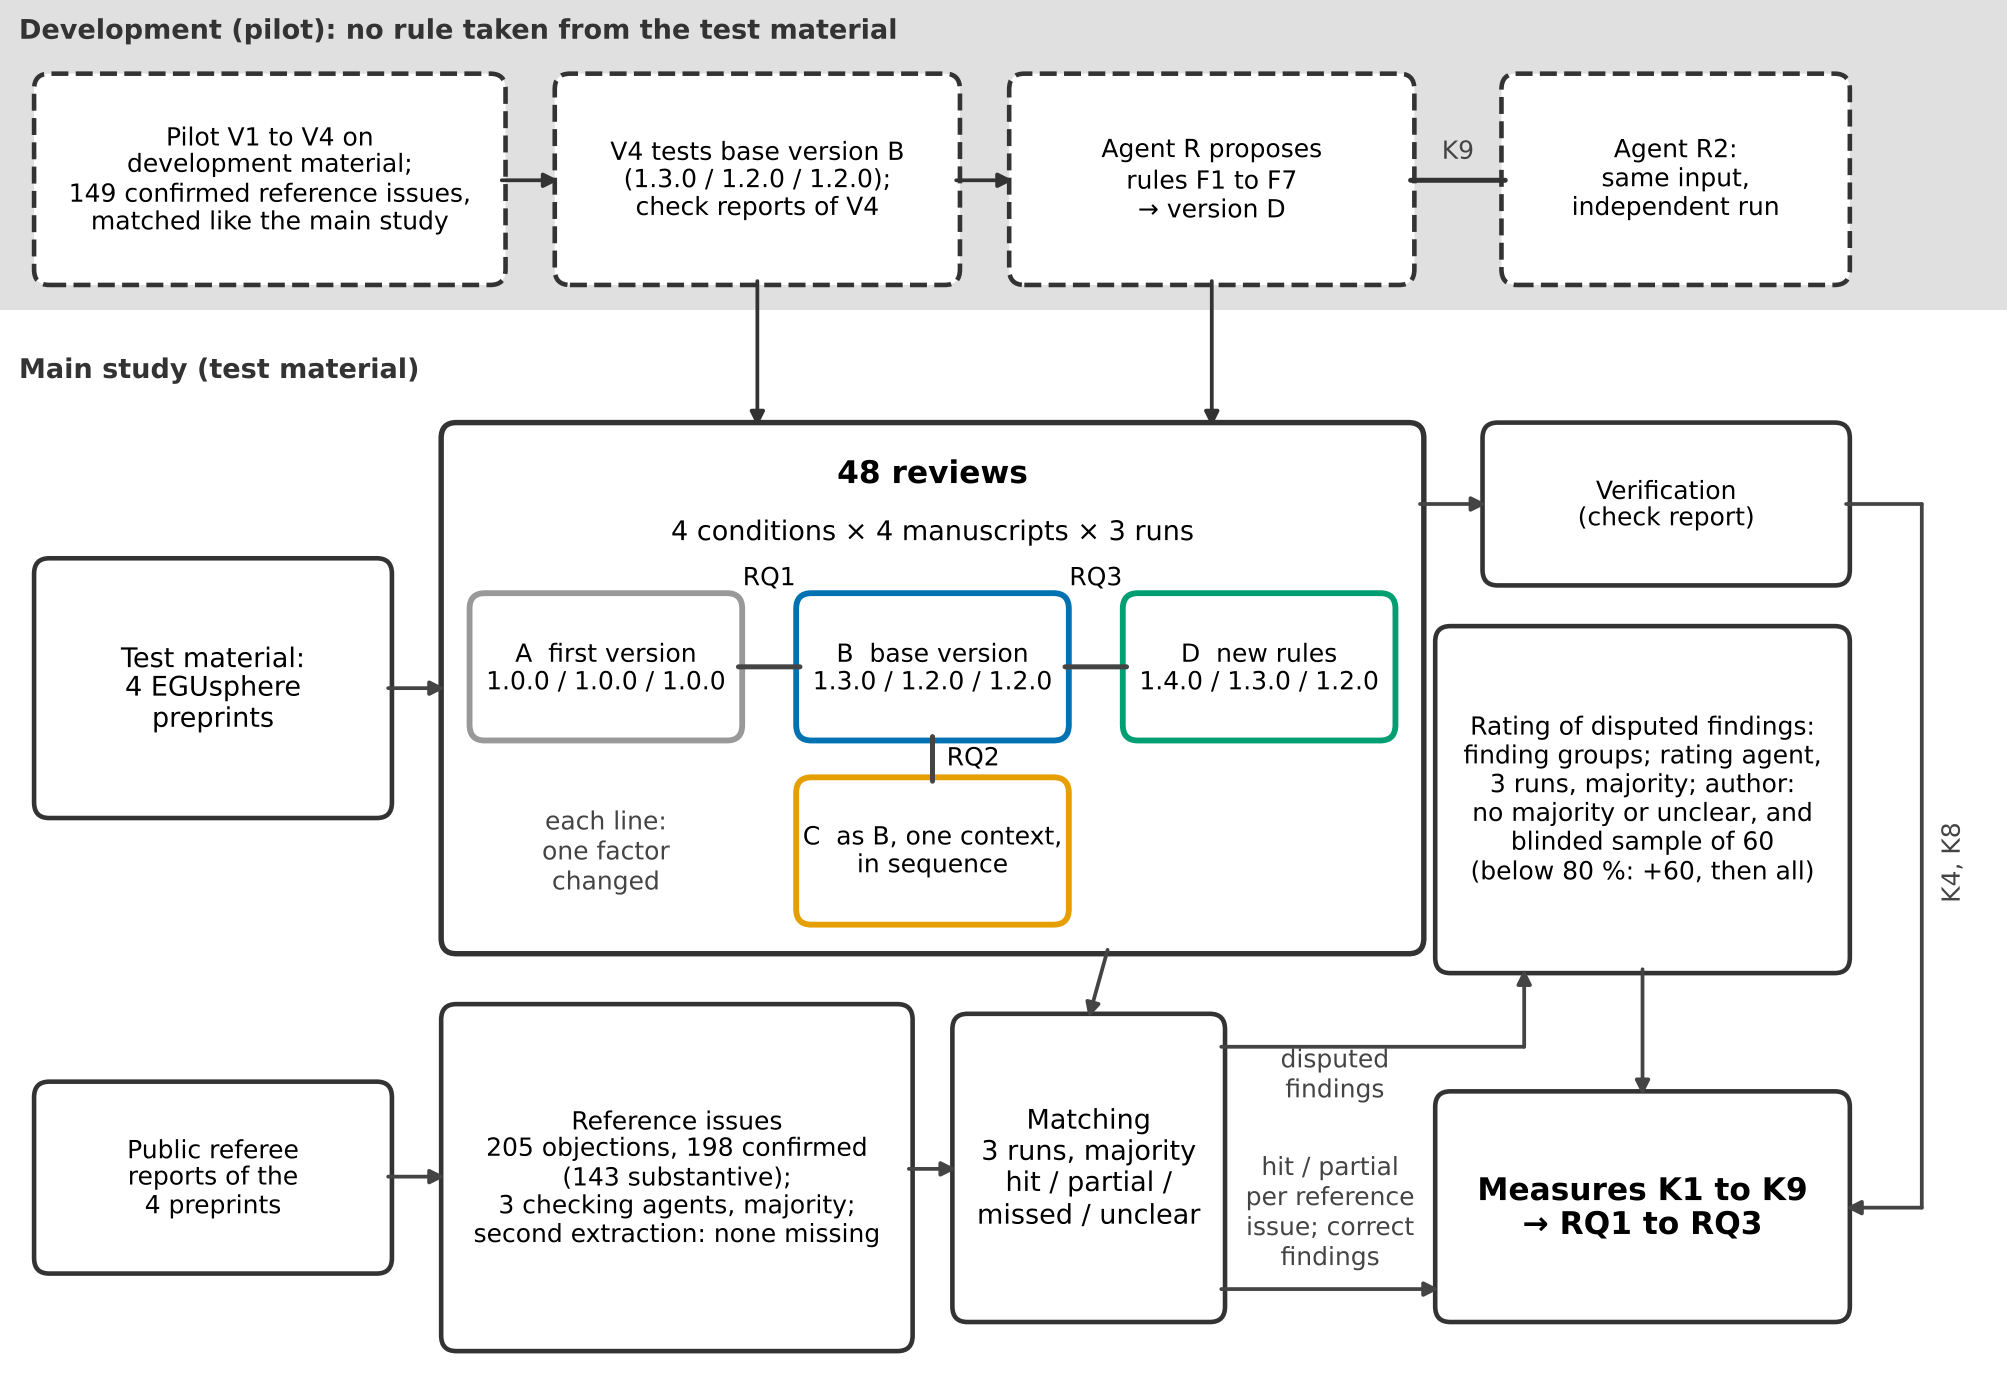

Python code for this plot:
# Fig. 1, Paper 3: design and measurement procedure (Skizze A mit den Vergleichen aus Skizze B; Fassung 7 nach WV-28, A1: Pfeil disputed findings unter der Box 48 reviews)
import matplotlib
matplotlib.use("Agg")
import matplotlib.pyplot as plt
from matplotlib.patches import FancyBboxPatch
plt.rcParams.update({"font.family":"DejaVu Sans","pdf.fonttype":42,"svg.fonttype":"none"})
L,M,S=7.5,6.5,6.0
def box(ax,x,y,w,h,text,c,fs=M,bold=False,lw=1.1,ls="-"):
    ax.add_patch(FancyBboxPatch((x,y),w,h,boxstyle="round,pad=0.02,rounding_size=0.08",ec=c,fc="white",lw=lw,ls=ls))
    ax.text(x+w/2,y+h/2,text,ha="center",va="center",fontsize=fs,weight="bold" if bold else "normal",linespacing=1.15)
def arr(ax,x1,y1,x2,y2,c="#444",head=True,lw=0.9):
    ax.annotate("",xy=(x2,y2),xytext=(x1,y1),arrowprops=dict(arrowstyle="-|>" if head else "-",color=c,lw=lw,shrinkA=0,shrinkB=0,mutation_scale=7))
def note(x,y,t,ha="center",va="center"): ax.text(x,y,t,fontsize=S,ha=ha,va=va,color="#444")
W=10.6
f,ax=plt.subplots(figsize=(6.69,4.62)); f.subplots_adjust(0,0,1,1); ax.set_xlim(0,W); ax.set_ylim(0,7.15); ax.axis("off")
# bands
ax.add_patch(plt.Rectangle((0,5.55),W,1.6,fc="#E0E0E0",ec="none"))
ax.text(0.1,6.95,"Development (pilot): no rule taken from the test material",fontsize=M,weight="bold",color="#333333")
ax.add_patch(plt.Rectangle((0,0.0),W,5.4,fc="white",ec="none"))
ax.text(0.1,5.2,"Main study (test material)",fontsize=M,weight="bold",color="#333333")
# development
box(ax,0.2,5.7,2.45,1.05,"Pilot V1 to V4 on\ndevelopment material;\n149 confirmed reference issues,\nmatched like the main study","#333333",fs=S,ls="--")
box(ax,2.95,5.7,2.1,1.05,"V4 tests base version B\n(1.3.0 / 1.2.0 / 1.2.0);\ncheck reports of V4","#333333",fs=S,ls="--")
box(ax,5.35,5.7,2.1,1.05,"Agent R proposes\nrules F1 to F7\n→ version D","#333333",fs=S,ls="--")
box(ax,7.95,5.7,1.8,1.05,"Agent R2:\nsame input,\nindependent run","#333333",fs=S,ls="--")
arr(ax,2.65,6.22,2.95,6.22,c="#333333"); arr(ax,5.05,6.22,5.35,6.22,c="#333333")
arr(ax,7.45,6.22,7.95,6.22,c="#333333",head=False,lw=1.2); note(7.7,6.3,"K9",va="bottom")
arr(ax,4.0,5.7,4.0,4.95,c="#333333"); arr(ax,6.4,5.7,6.4,4.95,c="#333333")
# test material
box(ax,0.2,2.95,1.85,1.3,"Test material:\n4 EGUsphere\npreprints","#333333")
box(ax,0.2,0.6,1.85,0.95,"Public referee\nreports of the\n4 preprints","#333333",fs=S)
# reviews with embedded comparisons
box(ax,2.35,2.25,5.15,2.7,"","#333333",lw=1.3)
ax.text(4.925,4.7,"48 reviews",ha="center",va="center",fontsize=L,weight="bold")
ax.text(4.925,4.4,"4 conditions × 4 manuscripts × 3 runs",ha="center",va="center",fontsize=M)
cw,ch=1.4,0.72
CC={"A":"#999999","B":"#0072B2","C":"#E69F00","D":"#009E73"}
def cond(x,y,t): box(ax,x,y,cw,ch,t,CC[t.strip()[0]],fs=S,lw=1.4)
cond(2.5,3.35,"A  first version\n1.0.0 / 1.0.0 / 1.0.0"); cond(4.225,3.35,"B  base version\n1.3.0 / 1.2.0 / 1.2.0")
cond(5.95,3.35,"D  new rules\n1.4.0 / 1.3.0 / 1.2.0"); cond(4.225,2.4,"C  as B, one context,\nin sequence")
for x1,x2,lab in ((3.9,4.225,"RQ1"),(5.625,5.95,"RQ3")):
    arr(ax,x1,3.71,x2,3.71,head=False,lw=1.2); ax.text((x1+x2)/2,4.1,lab,ha="center",va="bottom",fontsize=S)
arr(ax,4.925,3.35,4.925,3.12,head=False,lw=1.2); ax.text(5.0,3.235,"RQ2",fontsize=S,va="center")
note(3.2,2.75,"each line:\none factor\nchanged")
# verification, rating, measures
box(ax,7.85,4.15,1.9,0.8,"Verification\n(check report)","#333333",fs=S)
box(ax,7.6,2.15,2.15,1.75,"Rating of disputed findings:\nfinding groups; rating agent,\n3 runs, majority; author:\nno majority or unclear, and\nblinded sample of 60\n(below 80 %: +60, then all)","#333333",fs=S)
box(ax,7.6,0.35,2.15,1.15,"Measures K1 to K9\n→ RQ1 to RQ3","#333333",fs=L,bold=True)
# reference issues, matching
box(ax,2.35,0.2,2.45,1.75,"Reference issues\n205 objections, 198 confirmed\n(143 substantive);\n3 checking agents, majority;\nsecond extraction: none missing","#333333",fs=S)
box(ax,5.05,0.35,1.4,1.55,"Matching\n3 runs, majority\nhit / partial /\nmissed / unclear","#333333")
# flows
arr(ax,2.05,3.6,2.35,3.6)
arr(ax,2.05,1.08,2.35,1.08)
arr(ax,5.85,2.25,5.75,1.9)
arr(ax,4.8,1.12,5.05,1.12)
arr(ax,7.5,4.55,7.85,4.55)
arr(ax,9.75,4.55,10.15,4.55,head=False); arr(ax,10.15,4.55,10.15,0.92,head=False); arr(ax,10.15,0.92,9.75,0.92)
ax.text(10.25,2.7,"K4, K8",fontsize=S,rotation=90,ha="left",va="center",color="#444")
arr(ax,6.45,1.75,8.05,1.75,head=False); arr(ax,8.05,1.75,8.05,2.15); note(7.05,1.6,"disputed\nfindings",ha="center",va="center")
arr(ax,6.45,0.5,7.6,0.5); note(7.025,0.58,"hit / partial\nper reference\nissue; correct\nfindings",va="bottom")
arr(ax,8.675,2.15,8.675,1.5)
f.savefig("fig01_methods.pdf"); f.savefig("fig01_methods.png",dpi=300); f.savefig("fig01_methods.svg"); plt.close(f); print("ok")
